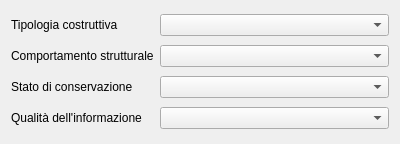
<?xml version="1.0" encoding="UTF-8"?>
<ui version="4.0">
 <class>Form</class>
 <widget class="QWidget" name="Form">
  <property name="geometry">
   <rect>
    <x>0</x>
    <y>0</y>
    <width>400</width>
    <height>144</height>
   </rect>
  </property>
  <property name="windowTitle">
   <string>Form</string>
  </property>
  <layout class="QGridLayout" name="gridLayout">
   <item row="0" column="0">
    <widget class="QLabel" name="label_14">
     <property name="text">
      <string>Tipologia costruttiva</string>
     </property>
    </widget>
   </item>
   <item row="0" column="1">
    <widget class="QComboBox" name="ZZ_TIPOLOGIA_COSTRUTTIVA_COPERTURA_EDIFICI_ORDINARIID">
     <property name="sizePolicy">
      <sizepolicy hsizetype="Expanding" vsizetype="Fixed">
       <horstretch>0</horstretch>
       <verstretch>0</verstretch>
      </sizepolicy>
     </property>
     <property name="sizeAdjustPolicy">
      <enum>QComboBox::AdjustToMinimumContentsLength</enum>
     </property>
    </widget>
   </item>
   <item row="1" column="0">
    <widget class="QLabel" name="label_11">
     <property name="text">
      <string>Comportamento strutturale</string>
     </property>
    </widget>
   </item>
   <item row="1" column="1">
    <widget class="QComboBox" name="ZZ_COMPORTAMENTO_STRUTTURALE_COPERTURAID">
     <property name="sizePolicy">
      <sizepolicy hsizetype="Expanding" vsizetype="Fixed">
       <horstretch>0</horstretch>
       <verstretch>0</verstretch>
      </sizepolicy>
     </property>
     <property name="sizeAdjustPolicy">
      <enum>QComboBox::AdjustToMinimumContentsLength</enum>
     </property>
    </widget>
   </item>
   <item row="2" column="0">
    <widget class="QLabel" name="label_8">
     <property name="text">
      <string>Stato di conservazione</string>
     </property>
    </widget>
   </item>
   <item row="2" column="1">
    <widget class="QComboBox" name="ZZ_STATO_CONSERVAZIONE_COPERTURA_EDIFICI_ORDINARIID">
     <property name="sizePolicy">
      <sizepolicy hsizetype="Expanding" vsizetype="Fixed">
       <horstretch>0</horstretch>
       <verstretch>0</verstretch>
      </sizepolicy>
     </property>
     <property name="sizeAdjustPolicy">
      <enum>QComboBox::AdjustToMinimumContentsLength</enum>
     </property>
    </widget>
   </item>
   <item row="3" column="0">
    <widget class="QLabel" name="label_15">
     <property name="text">
      <string>Qualità dell'informazione</string>
     </property>
    </widget>
   </item>
   <item row="3" column="1">
    <widget class="QComboBox" name="ZZ_QUALITA_INFORMAZIONEID">
     <property name="sizePolicy">
      <sizepolicy hsizetype="Expanding" vsizetype="Fixed">
       <horstretch>0</horstretch>
       <verstretch>0</verstretch>
      </sizepolicy>
     </property>
     <property name="sizeAdjustPolicy">
      <enum>QComboBox::AdjustToMinimumContentsLength</enum>
     </property>
    </widget>
   </item>
  </layout>
 </widget>
 <resources/>
 <connections/>
</ui>
